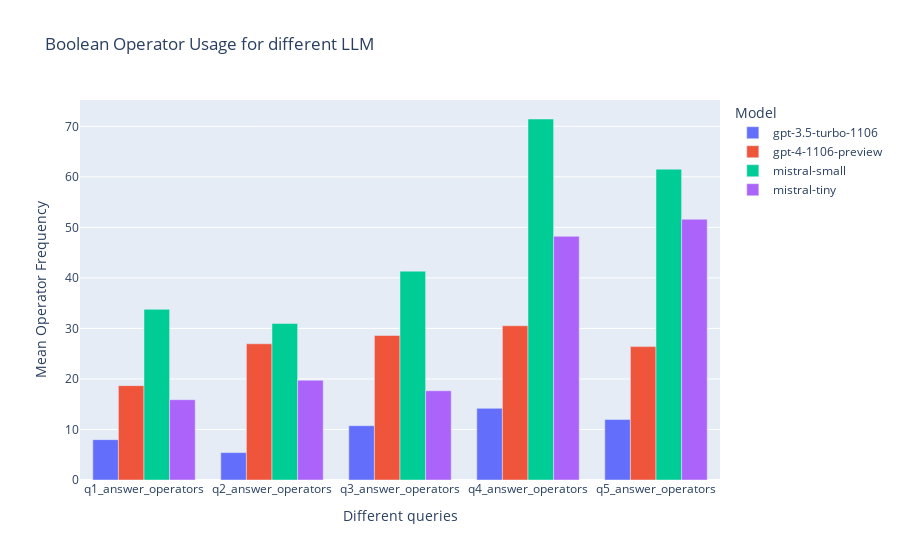

Here is the notebook cell this chart was saved with:
### Code cell
#melted_df = pd.melt(seed_df, id_vars=['model'], value_vars=['q1_answer_operators', 'q2_answer_operators', 'q3_answer_operators', 'q4_answer_operators', 'q5_answer_operators', 'edited_search_operators', 'query_operators', 'guided_query_answer_operators'],
#                    var_name='query', value_name='operator')

melted_df = pd.melt(seed_df, id_vars=['model'], value_vars=['q1_answer_operators', 'q2_answer_operators', 'q3_answer_operators', 'q4_answer_operators', 'q5_answer_operators'],
                    var_name='query', value_name='operator')
# Group by 'model' and sum the answers for each question
summed_df = melted_df.groupby(['model', 'query']).mean().reset_index()

custom_labels = {'q1_answer_operators': 'q1', 'q2_answer_operators': 'q2', 'q3_answer_operators': 'q3', 'q4_answer_operators': 'q4', 'q5_answer_operators': 'q5', 'edited_search_operators': 'Edited Search', 'query_operators': 'query', 'guided_query_operators': 'guided query'}


fig = px.bar(summed_df, x='query', y='operator', color='model',
             title='Boolean Operator Usage for different LLM',
             labels={'query': 'Different queries', 'operator': 'Mean Operator Frequency', 'model': 'Model'},
             category_orders={'question': custom_labels})

# Customize layout if needed
fig.update_layout(barmode='group', xaxis={'type': 'category'})

# Show the plot
fig.show()

### Figure 1 — Plotly figure (JSON) as saved in the notebook; plotly's stock layout.template omitted (floating-point values rounded to 4 significant figures)
{"data": [{"alignmentgroup": "True", "hovertemplate": "Model=gpt-3.5-turbo-1106<br>Different queries=%{x}<br>Mean Operator Frequency=%{y}<extra></extra>", "legendgroup": "gpt-3.5-turbo-1106", "marker": {"color": "#636efa", "pattern": {"shape": ""}}, "name": "gpt-3.5-turbo-1106", "offsetgroup": "gpt-3.5-turbo-1106", "orientation": "v", "showlegend": true, "textposition": "auto", "type": "bar", "x": ["q1_answer_operators", "q2_answer_operators", "q3_answer_operators", "q4_answer_operators", "q5_answer_operators"], "xaxis": "x", "y": [7.987, 5.423, 10.75, 14.18, 11.97], "yaxis": "y"}, {"alignmentgroup": "True", "hovertemplate": "Model=gpt-4-1106-preview<br>Different queries=%{x}<br>Mean Operator Frequency=%{y}<extra></extra>", "legendgroup": "gpt-4-1106-preview", "marker": {"color": "#EF553B", "pattern": {"shape": ""}}, "name": "gpt-4-1106-preview", "offsetgroup": "gpt-4-1106-preview", "orientation": "v", "showlegend": true, "textposition": "auto", "type": "bar", "x": ["q1_answer_operators", "q2_answer_operators", "q3_answer_operators", "q4_answer_operators", "q5_answer_operators"], "xaxis": "x", "y": [18.68, 26.96, 28.6, 30.53, 26.4], "yaxis": "y"}, {"alignmentgroup": "True", "hovertemplate": "Model=mistral-small<br>Different queries=%{x}<br>Mean Operator Frequency=%{y}<extra></extra>", "legendgroup": "mistral-small", "marker": {"color": "#00cc96", "pattern": {"shape": ""}}, "name": "mistral-small", "offsetgroup": "mistral-small", "orientation": "v", "showlegend": true, "textposition": "auto", "type": "bar", "x": ["q1_answer_operators", "q2_answer_operators", "q3_answer_operators", "q4_answer_operators", "q5_answer_operators"], "xaxis": "x", "y": [33.77, 30.97, 41.33, 71.45, 61.52], "yaxis": "y"}, {"alignmentgroup": "True", "hovertemplate": "Model=mistral-tiny<br>Different queries=%{x}<br>Mean Operator Frequency=%{y}<extra></extra>", "legendgroup": "mistral-tiny", "marker": {"color": "#ab63fa", "pattern": {"shape": ""}}, "name": "mistral-tiny", "offsetgroup": "mistral-tiny", "orientation": "v", "showlegend": true, "textposition": "auto", "type": "bar", "x": ["q1_answer_operators", "q2_answer_operators", "q3_answer_operators", "q4_answer_operators", "q5_answer_operators"], "xaxis": "x", "y": [15.89, 19.74, 17.66, 48.23, 51.61], "yaxis": "y"}], "layout": {"autosize": true, "barmode": "group", "legend": {"title": {"text": "Model"}, "tracegroupgap": 0}, "title": {"text": "Boolean Operator Usage for different LLM"}, "xaxis": {"anchor": "y", "autorange": true, "domain": [0, 1], "range": [-0.5, 4.5], "title": {"text": "Different queries"}, "type": "category"}, "yaxis": {"anchor": "x", "autorange": true, "domain": [0, 1], "range": [0, 75.21], "title": {"text": "Mean Operator Frequency"}, "type": "linear"}}}
